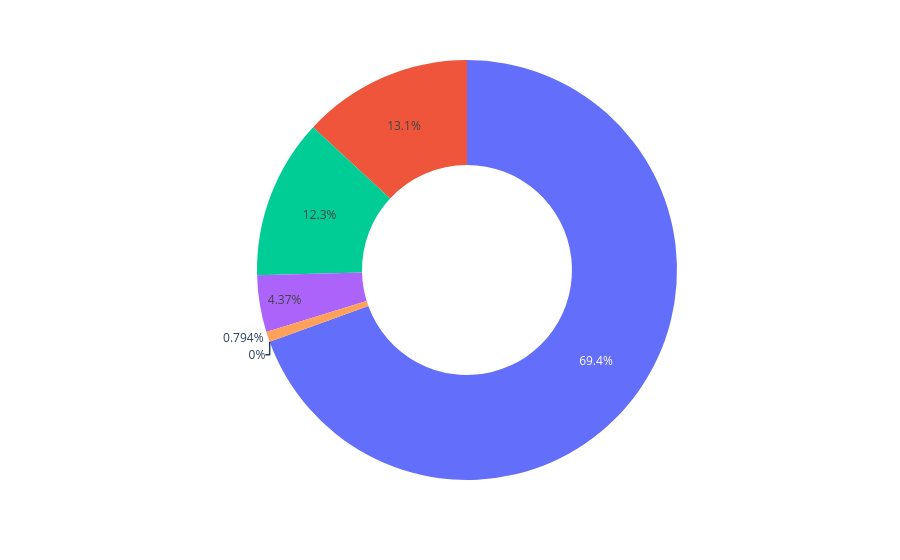

Here is the notebook cell this chart was saved with:
### Code cell
# • Donut Chart
px.pie(df, values='batsman_runs', hole=0.5)

### Figure 1 — Plotly figure (JSON) as saved in the notebook; plotly's stock layout.template omitted (floating-point values rounded to 4 significant figures)
{"data": [{"domain": {"x": [0, 1], "y": [0, 1]}, "hole": 0.5, "hovertemplate": "batsman_runs=%{value}<extra></extra>", "legendgroup": "", "name": "", "showlegend": false, "type": "pie", "values": [31, 175, 0, 2, 33, 11]}], "layout": {"legend": {"tracegroupgap": 0}, "margin": {"t": 60}}}
